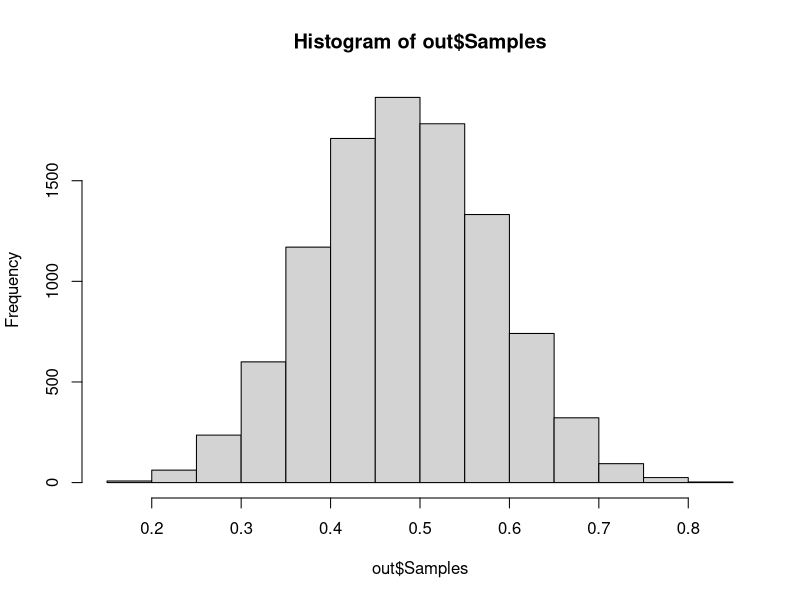
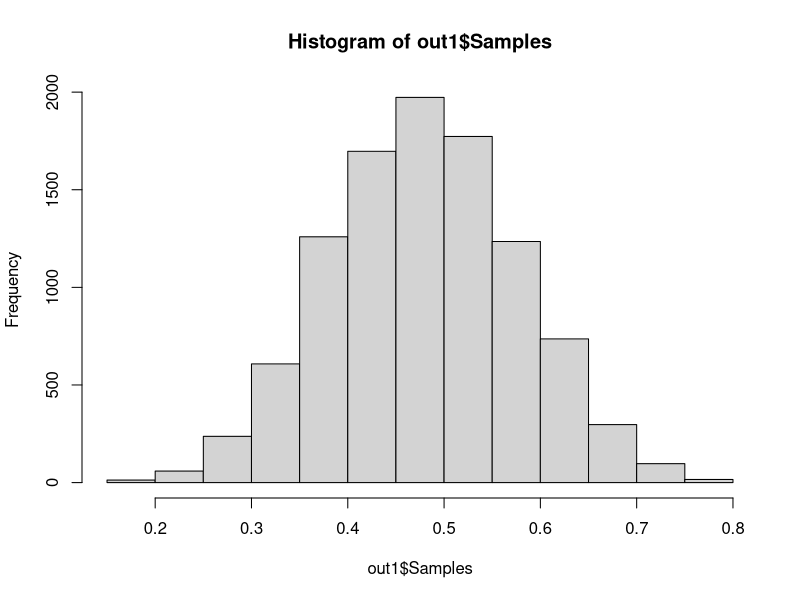

Source code (R) for these figures, in order: (Note: this script raises an error after producing the figures.)

#-------------------------------------------------------------------------------
library(readr)
library(tidyverse)
#----Perch approach-------------------------------------------------------------
#line 65 - 132 are not relevant when fake data is implemented
#-----Chunk 1 - generating fake data--------------------------------------------
#generate fake data
new_validation_example = function(filename,
                                  timestamp_offset,
                                  score, 
                                  is_pos, 
                                  bin, 
                                  bin_weight) {
  list(
    filename = filename,
    timestamp_offset = timestamp_offset,
    score = score,
    is_pos = is_pos,
    bin = bin,
    bin_weight = bin_weight
  )
}

#Generating the fake data
generate_fake_validation_data <- function(n = 100, bins = 5) {

  scores = runif(n, 
                 min = 0,
                 max = 1)
  quantile_bounds = seq(0,
                        1,
                        length.out = bins + 1)
  bin_indices = findInterval(scores,
                             quantile_bounds,
                             rightmost.closed = TRUE)           #returns the bin number for each score
  bin_weights = table(bin_indices) / n                          #gives the proportions in the different bins
  bin_weights_vec = as.numeric(bin_weights[as.character(bin_indices)]) #gives the bin proportion associated with each score
  
  examples = vector("list",
                    n)
  
  for (i in seq_len(n)) {
    ex <- new_validation_example(
      filename = paste0("file_", sample(1:10, 1), ".wav"),
      timestamp_offset = runif(1, 0, 60),
      score = scores[i],
      is_pos = sample(c(1, -1, 0), 1, prob = c(0.4, 0.5, 0.1)),
      bin = bin_indices[i],
      bin_weight = bin_weights_vec[i]
    )
    examples[[i]] <- ex
  }
  return(examples)
}

generate_fake_validation_data2 <- function(n = 100, bins = 5) {
  
  scores = runif(n, 
                 min = 0,
                 max = 1)
  quantile_bounds = seq(0,
                        1,
                        length.out = bins + 1)
  bin_indices = findInterval(scores,
                             quantile_bounds,
                             rightmost.closed = TRUE)           #returns the bin number for each score
  bin_weights = table(bin_indices) / n                          #gives the proportions in the different bins
  bin_weights_vec = as.numeric(bin_weights[as.character(bin_indices)]) #gives the bin proportion associated with each score
  
  examples = vector("list",
                    n)
  
  for (i in seq_len(n)) {
    ex <- new_validation_example(
      filename = paste0("file_", sample(1:10, 1), ".wav"),
      timestamp_offset = runif(1, 0, 60),
      score = scores[i],
      is_pos = sample(c(1, -1, 0), 1, prob = c(0.55, 0.35, 0.1)),
      bin = bin_indices[i],
      bin_weight = bin_weights_vec[i]
    )
    examples[[i]] <- ex
  }
  return(examples)
}

#debug(generate_fake_validation_data)
fdata = generate_fake_validation_data(n = 100,
                                      bins= 5)
fdata2 = generate_fake_validation_data2(n = 100,
                                       bins= 5)

study_level_data = rbind(fdata,fdata2)


# -------Chunk 2 - Call density estimation-------------------------------------
#the algorithm will work as long it is supplied with data that is not binned and weighted but is validated binning and weighting happen within the function.
Study_level_call_density = function(examples,num_beta_samples=1000,beta_prior=0.1){
  #examples = Data2
  examples = unlist(examples)
  df <- as.data.frame(do.call(rbind, fdata), stringsAsFactors = FALSE) #This will be the one that i check my bin and bin_weight generation  
  examples = as.data.frame(do.call(rbind, fdata), stringsAsFactors = FALSE)
  examples = rename(examples,binNumber=bin, outcome = is_pos)

  
  #Positive/negative bin counts
  bin_number  = as.matrix(distinct(examples,binNumber)) 
  bin_number = as.matrix(sort(as.numeric(as.vector(bin_number[,1]))))
  bin_weights = matrix(NA, nrow = nrow(bin_number),ncol=1)
  bin_positive = matrix(NA,nrow = nrow(bin_number), ncol = 2)
  bin_negative = matrix(NA,nrow = nrow(bin_number), ncol = 2)
  
  #Bin weights
  for(i in 1:nrow(bin_number)){
    bin_weights[i,1]=nrow(filter(examples,binNumber==i))/nrow(examples)
  }
  
  #Putting in the counts of each bin (positive/negative)
  for(i in 1:nrow(bin_number)){
    examples2 = filter(examples,binNumber==i)
    bin_positive[i,2] = as.numeric(count(filter(examples2,outcome==1)))
    bin_negative[i,2] = as.numeric(count(filter(examples2,outcome==-1)))
  }
  bin_positive[,1]=bin_number ; bin_negative[,1] = bin_number
  

#Density  
  # Create beta distributions for each bin.
  shape.parameters = matrix(NA,ncol=2,nrow=nrow(bin_number))
  
  for (b in bin_number){
    shape.parameters[b,] = c(
      bin_positive[b,2] + beta_prior, bin_negative[b,2] + beta_prior
    )
  }
  
  
  #density estimation
  shape.parameters
  density_matrix = matrix(NA,nrow = nrow(bin_number),ncol = 1)
  for(i in 1:nrow(shape.parameters)){
    density_matrix[i,1] = rbeta(1,shape.parameters[i,1]+beta_prior,
                             shape.parameters[i,2]+beta_prior)*bin_weights[i,1]
  }
  
  density = sum(density_matrix)
    
#Bootstrapping: To get distribution of density estimate
  q_betas=c()
  NoBetaSamples = 10000
  for(i in 1:NoBetaSamples){
    for(j in 1:nrow(bin_number)){
      rvalue = 0
      rvalue = rvalue + rbeta(1,shape.parameters[j,1],
                              shape.parameters[j,2])
    }
    q_betas=c(q_betas,rvalue)
  }
  return(list(Density_Estimate = density,
              Samples = q_betas, 
              beta_parameters = shape.parameters,
              Study_level_weights = bin_weights,
              densities = density_matrix,
              negative_counts = bin_negative,
              positive_counts = bin_number))
}

#Implementation of call density  
out = Study_level_call_density(study_level_data,1000,0.1)  
out$Density_Estimate
out$Samples # still wrapping my heat around what the samples are supposed to be.
hist(out$Samples)

#95% confidence interval from bootstrap distribution, Variance and standard deviation 
confidence_interval = quantile(out$Samples, probs=c(0.025,0.975))
Variance_bootstrap_samples = var(out$Samples)
Sd_bootstrap_samples = sqrt(Variance_bootstrap_samples)


cat("95% Confidence interval: [",round(confidence_interval,4),"]",
    "\nvariance: ",round(Variance_bootstrap_samples,4),
    "\nstandard deviation: ",round(Sd_bootstrap_samples,4))


#---Distribution shifts---------------------------------------------------------
#Strategy 1
#every thing is the same except that now in this case, we are looking to substitute into formulas the matter of having
#sum(P(+|b)*P_s(b))
Strat1_call_density = function(examples, num_beta_samples=1000, beta_prior=0.1){
  
  examples = unlist(examples)
  df <- as.data.frame(do.call(rbind, fdata), stringsAsFactors = FALSE) #This will be the one that i check my bin and bin_weight generation  
  examples = as.data.frame(do.call(rbind, fdata), stringsAsFactors = FALSE)
  examples = rename(examples,binNumber=bin, outcome = is_pos)

  
  #Positive/negative bin counts
  bin_number  = as.matrix(distinct(examples,binNumber)) 
  bin_number = as.matrix(sort(as.numeric(as.vector(bin_number[,1]))))
  bin_weights = matrix(NA, nrow = nrow(bin_number),ncol=1)
  
  
  #Bin weights
  for(i in 1:nrow(bin_number)){
    bin_weights[i,1]=nrow(filter(examples,binNumber==i))/nrow(examples)
  }


#Density  
  #makes use of study level data
  #shape.parameters
  density_matrix = matrix(NA,nrow=nrow(bin_number), ncol =1)
 
  
  for(i in 1:nrow(out$beta_parameters)){
    density_matrix[i,1] =  rbeta(1,out$beta_parameters[i,1]+beta_prior,
                              out$beta_parameters[i,2]+beta_prior)*bin_weights[i,1]
  }
  density = sum(density_matrix)

    
#Bootstrapping: To get distribution of density estimate
  q_betas=c()
  NoBetaSamples = 10000
  for(i in 1:NoBetaSamples){
    for(j in 1:nrow(bin_number)){
      rvalue = 0
      rvalue = rvalue + rbeta(1,out$beta_parameters[j,1],
                              out$beta_parameters[j,2])
    }
    q_betas=c(q_betas,rvalue)
  }
  return(list(Density_Estimate = density,
              Samples = q_betas,
              bin_densities = density_matrix))
}

#Implementation of strategy 1 call density  

out1 = Strat1_call_density(fdata,1000,0.1)
out1$Density_Estimate
hist(out1$Samples)

#95% confidence interval from bootstrap distribution, Variance and standard deviation 
confidence_interval = quantile(out1$Samples, probs=c(0.025,0.975))
Variance_bootstrap_samples = var(out1$Samples)
Sd_bootstrap_samples = sqrt(Variance_bootstrap_samples)


cat("95% Confidence interval: [",round(confidence_interval,4),"]",
    "\nvariance: ",round(Variance_bootstrap_samples,4),
    "\nstandard deviation: ",round(Sd_bootstrap_samples,4))

#---------Strategy 2------------------------------------------------------------
Strat2_call_density = function(examples, num_beta_samples = 1000,beta_prior = 0.1){
  
  #restructuring of data to make it usable
  examples = unlist(examples)
  df = as.data.frame(do.call(rbind, fdata),stringsAsFactors = FALSE) 
  examples = as.data.frame(do.call(rbind, fdata),stringsAsFactors = FALSE)
  examples = rename(examples,binNumber=bin, outcome = is_pos)
  
  #P_s(b) site level probability of bin
  #Probability of bin given positive identification. Collected from study level
  Prob.bin.given.pos = out$densities/sum(out$densities)
  
  #Site level density taken from strategy 1
  Strat1.Site.densities = out1$bin_densities
  
  #Study level Probability of a bin given negative count
  Prob.bin.given.neg = matrix(out$negative_counts[,2]/sum(out$negative_counts[,2]),
                              ncol = 1)
  
  #1 - Site level density taken from strategy 1
  One.less.site.density = 1-Strat1.Site.densities
  
  #Probability of site level bin 
  Prob.site.level.bin = Prob.bin.given.pos*Strat1.Site.densities + Prob.bin.given.neg*One.less.site.density
  
  
  #Q_s(b) for arbitrary mixture of positives and negatives
  seq.of.q = seq(0,1,length.out = 100)
  
  Qs = list()
  
  for( i in 1:length(seq.of.q)){
    qs = Prob.bin.given.pos*seq.of.q[i] + Prob.bin.given.neg*(1-seq.of.q[i])
    Qs[[length(Qs) + 1]] = qs
  }
  
  
  #KL divergence
  min.and.q = matrix(NA,nrow = length(seq.of.q),ncol=2)
  
  for(i in 1:length(seq.of.q)){
  min.and.q[i,1] = sum(Prob.site.level.bin*(log(Prob.site.level.bin)-log(Qs[[i]])))
  min.and.q[i,2] = seq.of.q[i]
  
  }
  
  seq.of.q[which.min(min.and.q[,1])]
}

Strat2_call_density(fdata,1000,0.1)



# Strategy 2 that works but do not know wny mine is not working
Strat2_call_density <- function(site_examples, study_fit = out, eps = 1e-12) {
  # 1) SITE: empirical P_s(b)
  site_examples = fdata
  site_df = as.data.frame(do.call(rbind, site_examples),
                          stringsAsFactors = FALSE) |> 
    dplyr::rename(binNumber = bin)
  B = nrow(study_fit$beta_parameters)
  Ps_b = sapply(1:B, function(b) mean(as.numeric(site_df$binNumber) == b)) #Site bin weights
  Ps_b[Ps_b < eps] = eps # to avoid 0s when calculating things like log
  Ps_b = Ps_b / sum(Ps_b) #proportioning to it to make sure it sums to 1 after some may be set to 0
  
  # 2) STUDY: expected P(b|+) and P(b|-)
  alpha = study_fit$beta_parameters[,1]             # = k_pos + c
  beta = study_fit$beta_parameters[,2]              # = k_neg + c
  E_pos_given_b <- alpha / (alpha + beta)           # E[P(+|b)]
  P_b = as.vector(study_fit$Study_level_weights)    # study P(b)
  P_b = pmax(P_b, eps)
  P_b = P_b / sum(P_b)  #Also to make sure in case < eps came true
  
  P_pos = sum(E_pos_given_b * P_b)
  P_b_pos = (E_pos_given_b * P_b) / P_pos              # P(+|b)P(b)/P(+)
  P_b_neg = ((1 - E_pos_given_b) * P_b) / (1 - P_pos)  # P(-|b)P(b)/(1-P(+))
  
  P_b_pos = pmax(P_b_pos, eps)
  P_b_pos = P_b_pos / sum(P_b_pos) #in case < eps was true
  P_b_neg = pmax(P_b_neg, eps)
  P_b_neg = P_b_neg / sum(P_b_neg) #in case < eps was true
  
  
  
  # 3) Grid search q in (0,1) to minimize KL( P_s(b) || q P(b|+) + (1-q) P(b|-) )
  q_seq = seq(0.001, 0.999, length.out = 1001)   # avoid exact 0/1
  KL_vals = sapply(q_seq, function(q) {
    Q = q * P_b_pos + (1 - q) * P_b_neg
    Q = pmax(Q, eps)
    Q = Q / sum(Q) # in case < eps was true
    sum(Ps_b * (log(Ps_b) - log(Q)))
  })
  q_seq[which.min(KL_vals)]
}


Strat2_call_density(fdata,study_fit = out,eps = 1e-12)


#-------------------------Strategy 3 -------------------------------------------
Strat3_call_density = function(density1, density2){
  density_estimate = (density1 * density2)^(1/2)
  return (Density_estimate = density_estimate)
}

Strat3_call_density(Strat1_call_density(fdata,
                                        10000,
                                        0.1)$Density_Estimate,
                    Strat2_call_density(fdata,
                                        10000,
                                        0.1))

#it works need to figure out why and how
Strat3_call_density(Strat1_call_density(fdata,
                                        10000,
                                        0.1)$Density_Estimate,
                    Strat2_call_density(fdata,study_fit = out,eps = 1e-12))
